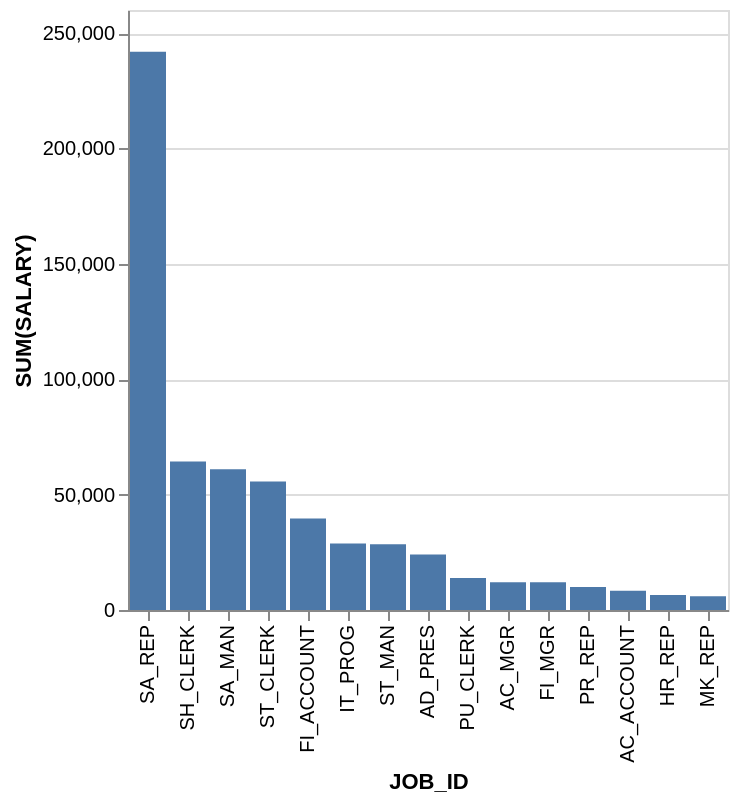

Write a Vega-Lite specification for this figure.
### Vega-Lite specification from a JSON file in a GitHub repository (floating-point values rounded to 4 significant figures)
{"data": {"values": [{"x_data": "AC_ACCOUNT", "y_data": 8300}, {"x_data": "AC_MGR", "y_data": 12000}, {"x_data": "AD_PRES", "y_data": 24000}, {"x_data": "FI_ACCOUNT", "y_data": 39600}, {"x_data": "FI_MGR", "y_data": 12000}, {"x_data": "HR_REP", "y_data": 6500}, {"x_data": "IT_PROG", "y_data": 28800}, {"x_data": "MK_REP", "y_data": 6000}, {"x_data": "PR_REP", "y_data": 10000}, {"x_data": "PU_CLERK", "y_data": 13900}, {"x_data": "SA_MAN", "y_data": 61000}, {"x_data": "SA_REP", "y_data": 241900}, {"x_data": "SH_CLERK", "y_data": 64300}, {"x_data": "ST_CLERK", "y_data": 55700}, {"x_data": "ST_MAN", "y_data": 28500}]}, "mark": "bar", "encoding": {"x": {"field": "x_data", "type": "nominal", "title": "JOB_ID", "sort": {"op": "sum", "field": "y_data", "order": "descending"}}, "y": {"field": "y_data", "type": "quantitative", "title": "SUM(SALARY)"}}}
